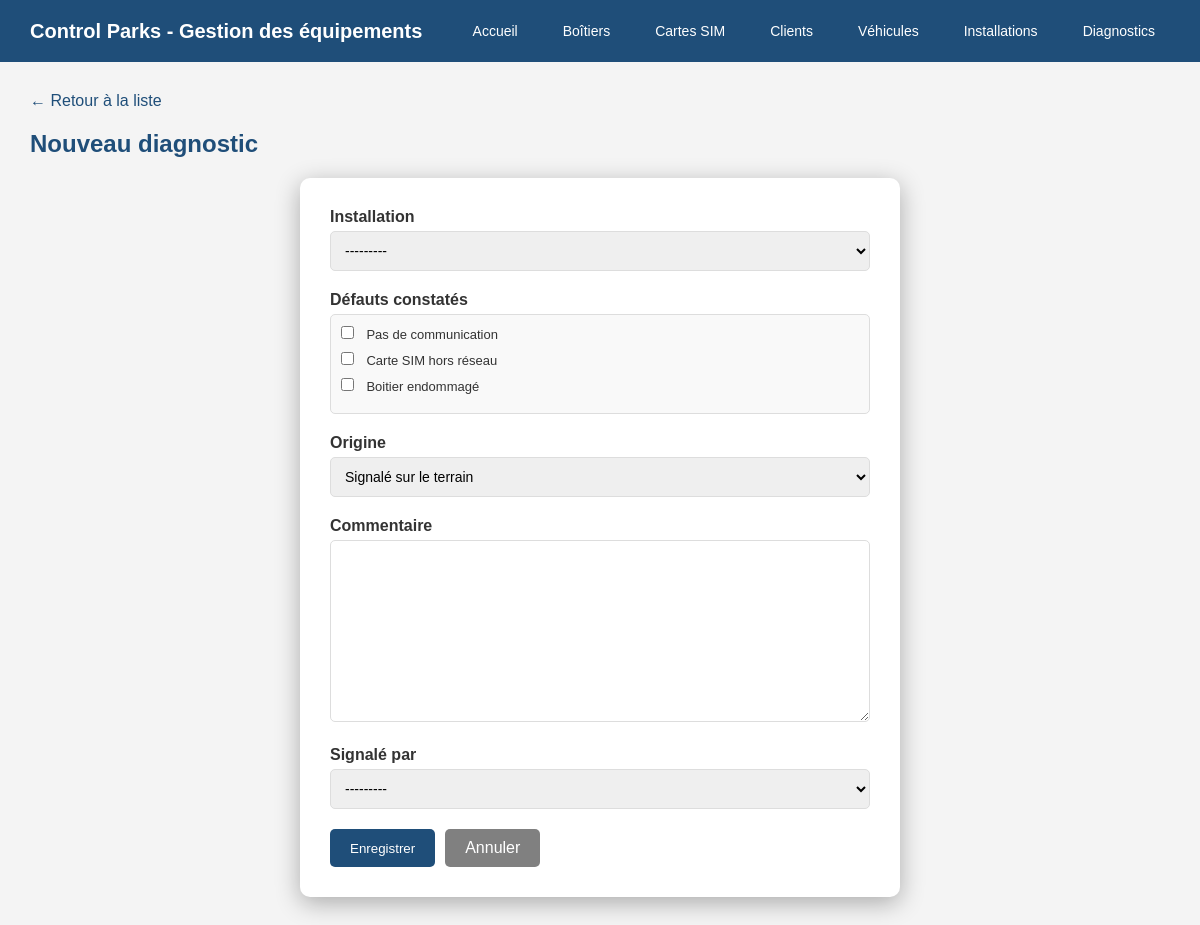
The page /diagnostics/ajouter/ on the database its author committed.
### equipements/models.py (models this page shows)
class TypeDefaut(models.Model):
    libelle = models.CharField(max_length=150, unique=True)
    def __str__(self):
        return self.libelle

### equipements/views.py (the view)
# urls.py: path('diagnostics/ajouter/', views.ajouter_diagnostic, name='ajouter_diagnostic'),
def ajouter_diagnostic(request):
    if request.method == 'POST':
        form = DiagnosticForm(request.POST)
        if form.is_valid():
            form.save()
            return redirect('liste_diagnostics')
        else:
            print(form.errors)
    else:
        form = DiagnosticForm()
    return render(request, 'equipements/diagnostics/ajouter.html', {
        'form': form
    })

### equipements/forms.py
class DiagnosticForm(forms.ModelForm):
    class Meta:
        model = Diagnostic
        fields = ['installation', 'defauts', 'origine', 'commentaire', 'signale_par']
        widgets = {
            'defauts': forms.CheckboxSelectMultiple(attrs={'style': 'margin-right: 8px;'}),
        }

### equipements/models.py (called while the page is built)
    def __str__(self):
        return f"{self.nom} {self.prenom}"

    def __str__(self):
        return f"{self.numero_serie} ({self.get_etat_display()})"

    def __str__(self):
        return self.plaque

    def __str__(self):
        statut = "en cours" if self.date_desinstallation is None else "terminée"
        return f"{self.boitier} sur {self.vehicule} ({statut})"

### equipements/templates/equipements/diagnostics/ajouter.html (shortened to what this page needs)
{% extends 'equipements/base.html' %}
{% block content %}
<a href="/diagnostics/" class="retour">← Retour à la liste</a>
<h2>Nouveau diagnostic</h2>
<div class="form-container">
    <form method="POST">
        <div class="form-group">
            <label>Installation</label>
            {{ form.installation }}
        </div>
        <div class="form-group">
            <label>Défauts constatés</label>
            <div style="background: #f9f9f9; border: 1px solid #ddd; border-radius: 5px; padding: 10px; margin-top: 5px;">
                {% for checkbox in form.defauts %}
                <div style="margin-bottom: 8px;">
                    <input type="checkbox" name="{{ form.defauts.html_name }}" value="{{ checkbox.data.value }}" id="{{ checkbox.id_for_label }}" {% if checkbox.data.selected %}checked{% endif %} style="width:auto; margin-right:8px;">
                    <label for="{{ checkbox.id_for_label }}" style="font-weight:normal; font-size:13px; display:inline;">{{ checkbox.choice_label }}</label>
                </div>
                {% endfor %}
            </div>
        </div>
        <div class="form-group">
            <label>Origine</label>
            {{ form.origine }}
        </div>
        <div class="form-group">
            <label>Commentaire</label>
            {{ form.commentaire }}
        </div>
        <div class="form-group">
            <label>Signalé par</label>
            {{ form.signale_par }}
        </div>
        <div style="display:flex; gap:10px; margin-top:10px;">
            <button type="submit" class="btn">Enregistrer</button>
            <a href="javascript:history.back()" class="btn" style="background-color:gray;">Annuler</a>
        </div>
    </form>
</div>
{% endblock %}

### equipements/templates/equipements/base.html (style rules this page uses)
* { margin: 0; padding: 0; box-sizing: border-box; }
body { font-family: Arial, sans-serif; background-color: #f4f4f4; }
h2 { color: #1F4E79; margin-bottom: 20px; }
.btn { background-color: #1F4E79; color: white; padding: 10px 20px; border: none; border-radius: 5px; cursor: pointer; text-decoration: none; display: inline-block; }
.retour { display: inline-block; margin-bottom: 20px; color: #1F4E79; text-decoration: none; }
.form-group { margin-bottom: 20px; }
label { display: block; margin-bottom: 5px; font-weight: bold; color: #333; }
input, select, textarea { width: 100%; padding: 10px; border: 1px solid #ddd; border-radius: 5px; font-size: 14px; }
.form-container { background: white; border-radius: 10px; padding: 30px; max-width: 600px; margin: 0 auto; box-shadow: 0 6px 25px rgba(0,0,0,0.3); }

### rows shown on the page
TypeDefaut: choice_label "Pas de communication"
TypeDefaut: choice_label "Carte SIM hors réseau"
TypeDefaut: choice_label "Boitier endommagé"
